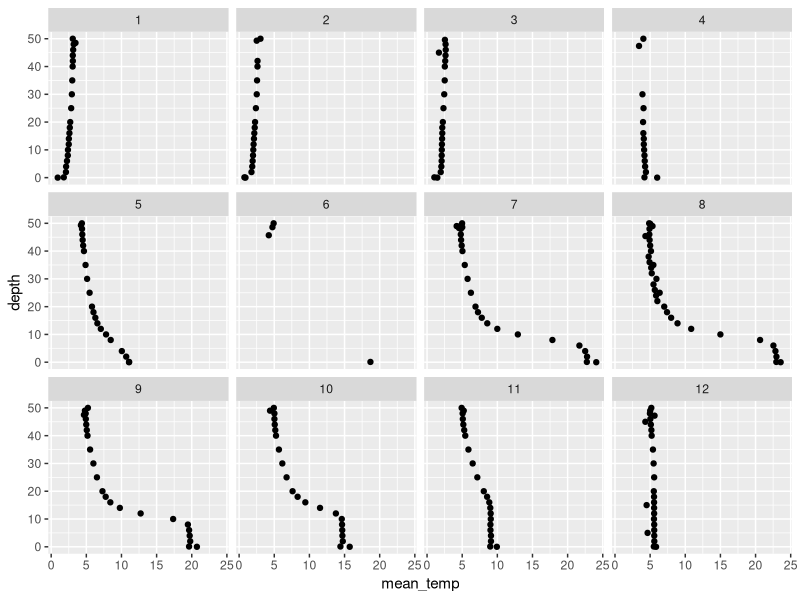

The R script that drew this image:
## ---- chunk 1

## ---- chunk 2
knitr::opts_chunk$set(width = 20)
## ---- chunk 3
# This is a comment.
# We know because it is preceded
# by a hashtag, or 'octothorpe'.

# R ignores comments so you have
# a way to write down what you have
# done or what you are doing and why.

# This is useful for sharing
# code or just figuring out
# what you did.
## ---- chunk 4
# Add 1 and 1 together
1 + 1
## ---- chunk 5
# Example (run the following lines):
a <- 1
A <- 2

# Are these two things equal?
a == A
## ---- chunk 6
a <- 1
a <- 2

a

## ---- chunk 7
T == TRUE
## ---- chunk 8
a <- 1
a
## ---- chunk 9
a <- c(1, 2, 3, 4, 5) # Make a vector of integers 1-5
print(a) # One way to look at our vector
show(a) # Another way to look at it
a # A third way to look at it
str(a) # Look at the structure, integer class
## ---- chunk 10
# Define the same vector using a sequence
a <- seq(from = 1, to = 5, by = 1)
str(a)
## ---- chunk 11
b <- c("a", "b", "c", "d", "e") # Make a character vector
b # Print it to the console
str(b) # Now it's a character vector
b <- as.factor(b) # But we can change if we want
b
str(b) # Look at the data structure
## ---- chunk 12
# The '==' compares the numeric vector to the factor one
c <- a == b
c
str(c)
## ---- chunk 13
is.na(a) # We can check for missing values
is.finite(a) # We can make sure that all values are finite
!is.na(a) # The exclamation point means 'not'
a == 3 # We can see if specific elements meet a criterion
unique(b) # We can just look at unique values
## ---- chunk 14
# This one just prints it
a[3]

# This one stores it in a new object
f <- a[3]
## ---- chunk 15
b[b == "c"]
which(b == "c")
## ---- chunk 16
a * .5 # Multiplication
a + 100 # Addition
a - 3 # Subtraction
a / 2 # Division
a^2 # Exponentiation
exp(a) # This is the same as 'e to the...'
log(a) # Natural logarithm
log10(a) # Log base 10
## ---- chunk 17
b <- as.character(b)
paste(b, "AAAA", sep = "") # We can append text
paste("AAAA", b, sep = "") # We can do it the other way
paste("AAAA", b, sep = "--") # Add symbols to separate
gsub(pattern = "c", replacement = "AAAA", b) # We can replace text

e <- paste("AAAA", b, sep = "") # Make a new object
e # Print to console
substr(e, start = 5, stop = 5) # We can strip text (or dates, or times, etc.)
## ---- chunk 18
length(a) # A has a length of 5, try it and check it
a # Yup, looks about right
## ---- chunk 19
cbind(a, e)
## ---- chunk 20
matrix(0, nrow = 3, ncol = 4)
## ---- chunk 21
mat <- matrix(seq(1, 12), ncol = 3, nrow = 4)
## ---- chunk 22
ncol(mat) # Number of columns
nrow(mat) # Number of rows
length(mat) # Total number of entries
mat[2, 3] # Value of row 2, column 3
str(mat)
## ---- chunk 23
colnames(mat) <- c("first", "second", "third")
rownames(mat) <- c("This", "is", "a", "matrix")
mat
str(mat) # Take a look to understand
## ---- chunk 24
otsego <- read.csv("data/physical.csv")

## ---- chunk 25
otsego[12, 4]
## ---- chunk 26
otsego[12, "depth"]
## ---- chunk 27
mean(otsego$temp[otsego$depth == 10.0], na.rm = TRUE)
## ---- chunk 28
library(tidyverse)

## ---- chunk 29
otsego <- group_by(otsego, month, depth)
## ---- chunk 30
otsego_summary <- summarize(otsego, mean_temp = mean(temp), sd_temp = sd(temp))
## ---- chunk 31
print(otsego_summary)
## ---- chunk 32
ggplot(otsego_summary, aes(x = mean_temp, y = depth)) +
  geom_point() +
  facet_wrap(~month)
## ---- chunk 33
# Define a function to convert temperature
# in celcius to temperature in farenheit:
cToF <- function(cels) {
  faren <- cels * (9 / 5) + 32
  return(faren)
}
## ---- chunk 34
# Test the function out.
# Here, we create a new variable in the
# otsego dataframe to hold the result
otsego$tempF <- cToF(otsego$temp)
